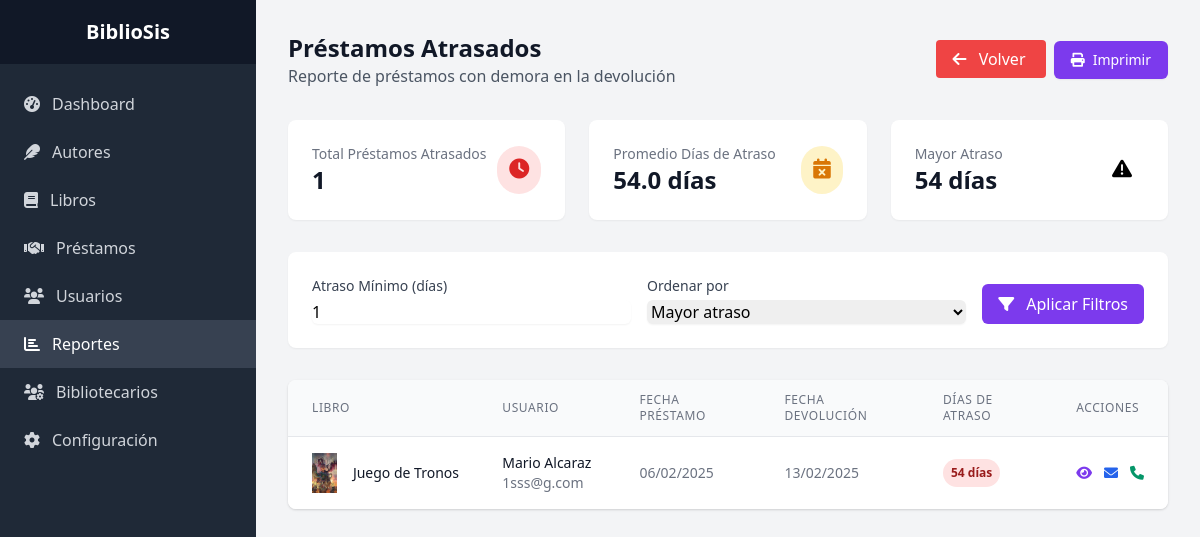
The app's page /admin/reportes/prestamos_atrasados.php (signed in), older data.
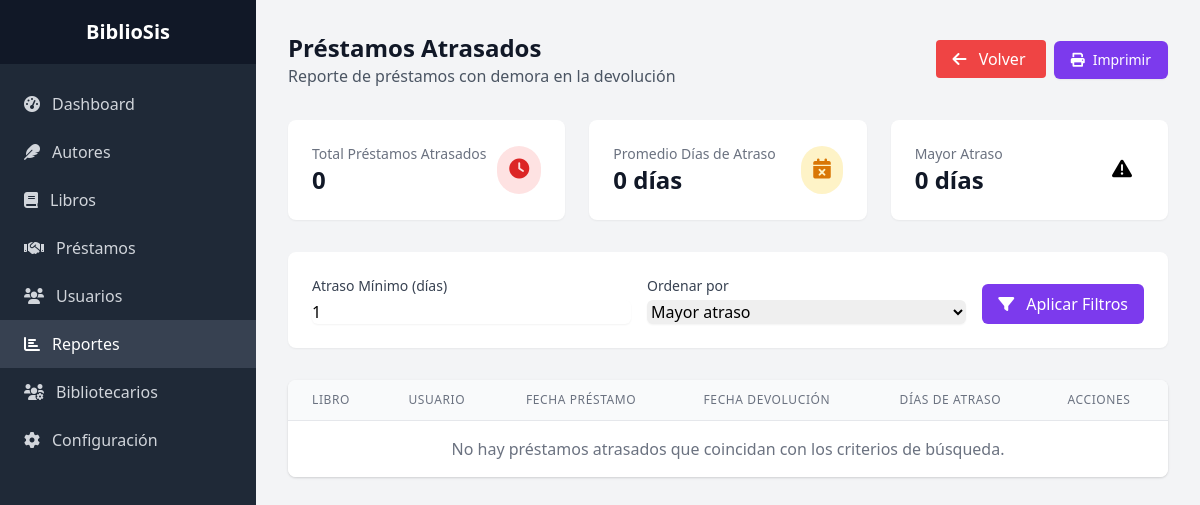
The same page, newer data.
### tables this page shows
CREATE TABLE `prestamos` (
  `id_prestamo` int(11) NOT NULL,
  `id_libro` int(11) DEFAULT NULL,
  `id_cliente` int(11) DEFAULT NULL,
  `id_usuario` int(11) DEFAULT NULL,
  `fecha_prestamo` timestamp NOT NULL DEFAULT current_timestamp(),
  `fecha_devolucion_esperada` date NOT NULL,
  `fecha_devolucion_real` date DEFAULT NULL,
  `estado` enum('Pendiente','Aprobado','Rechazado','Prestado','Devuelto','Atrasado') DEFAULT 'Pendiente',
  `observaciones` text DEFAULT NULL,
  `observaciones_devolucion` text DEFAULT NULL
);

CREATE TABLE `libros` (
  `id_libro` int(11) NOT NULL,
  `titulo` varchar(200) NOT NULL,
  `id_autor` int(11) DEFAULT NULL,
  `id_editorial` int(11) DEFAULT NULL,
  `id_genero` int(11) DEFAULT NULL,
  `id_categoria` int(11) DEFAULT NULL,
  `isbn` varchar(13) DEFAULT NULL,
  `año_publicacion` year(4) DEFAULT NULL,
  `cantidad_total` int(11) DEFAULT 1,
  `cantidad_disponible` int(11) DEFAULT 1,
  `imagen_portada` varchar(255) DEFAULT NULL,
  `sinopsis` text DEFAULT NULL,
  `estado` enum('Disponible','Prestado','No disponible') DEFAULT 'Disponible',
  `fecha_registro` timestamp NOT NULL DEFAULT current_timestamp()
);

CREATE TABLE `clientes` (
  `id_cliente` int(11) NOT NULL,
  `nombre` varchar(100) NOT NULL,
  `apellido` varchar(100) NOT NULL,
  `email` varchar(100) DEFAULT NULL,
  `telefono` varchar(20) DEFAULT NULL,
  `direccion` text DEFAULT NULL,
  `imagen_cliente` varchar(255) DEFAULT NULL,
  `fecha_registro` timestamp NOT NULL DEFAULT current_timestamp(),
  `estado` enum('Activo','Inactivo') DEFAULT 'Activo',
  `password` varchar(255) NOT NULL DEFAULT ''
);

### admin/reportes/prestamos_atrasados.php (the view, shortened to what the changed rows need)
<?php
require_once '../../config/config.php';
$orden = isset($_GET['orden']) ? cleanInput($_GET['orden']) : 'dias_atraso';
$atraso_minimo = isset($_GET['atraso_minimo']) ? (int)$_GET['atraso_minimo'] : 1;
try {
    $stmt = $pdo->query("
        SELECT
            COUNT(*) as total_atrasados,
            SUM(DATEDIFF(CURRENT_DATE, fecha_devolucion_esperada)) as dias_atraso_total,
            MAX(DATEDIFF(CURRENT_DATE, fecha_devolucion_esperada)) as max_dias_atraso
        FROM prestamos
        WHERE estado = 'Prestado'
        AND fecha_devolucion_esperada < CURRENT_DATE
    ");
    $estadisticas = $stmt->fetch();
    $sql = "
        SELECT p.*,
               l.titulo as libro_titulo,
               l.imagen_portada,
               CONCAT(c.nombre, ' ', c.apellido) as cliente_nombre,
               c.email as cliente_email,
               c.telefono as cliente_telefono,
               CONCAT(u.nombre, ' ', u.apellido) as bibliotecario_nombre,
               DATEDIFF(CURRENT_DATE, p.fecha_devolucion_esperada) as dias_atraso
        FROM prestamos p
        JOIN libros l ON p.id_libro = l.id_libro
        JOIN clientes c ON p.id_cliente = c.id_cliente
        LEFT JOIN usuarios u ON p.id_usuario = u.id_usuario
        WHERE p.estado = 'Prestado'
        AND p.fecha_devolucion_esperada < CURRENT_DATE
        AND DATEDIFF(CURRENT_DATE, p.fecha_devolucion_esperada) >= ?
    ";
    switch ($orden) {
        case 'dias_atraso':
            $sql .= " ORDER BY dias_atraso DESC";
            break;
    }
    $stmt = $pdo->prepare($sql);
    $stmt->execute([$atraso_minimo]);
    $prestamos = $stmt->fetchAll();
} catch(PDOException $e) {
    error_log($e->getMessage());
    $error = "Error al generar el reporte de préstamos atrasados.";
}
?>
<!DOCTYPE html>
<html lang="es">
<head>
    <link href="https://cdnjs.cloudflare.com/ajax/libs/tailwindcss/2.2.19/tailwind.min.css" rel="stylesheet">
    <link href="https://cdnjs.cloudflare.com/ajax/libs/font-awesome/6.0.0/css/all.min.css" rel="stylesheet">
</head>
<body class="bg-gray-100">
    <div class="flex">
        <div class="flex-1 p-8">
            <div class="max-w-7xl mx-auto">
                <div class="flex justify-between items-center mb-8">
                    <div>
                        <h1 class="text-2xl font-bold text-gray-900">Préstamos Atrasados</h1>
                    </div>
                </div>
                <div class="grid grid-cols-1 md:grid-cols-3 gap-6 mb-8">
                    <div class="bg-white p-6 rounded-lg shadow-sm">
                        <div class="flex justify-between items-center">
                            <div>
                                <p class="text-sm text-gray-500">Total Préstamos Atrasados</p>
                                <h3 class="text-2xl font-bold text-gray-900">
                                    <?php echo number_format($estadisticas['total_atrasados']); ?>
                                </h3>
                            </div>
                        </div>
                    </div>
                    <div class="bg-white p-6 rounded-lg shadow-sm">
                        <div class="flex justify-between items-center">
                            <div>
                                <p class="text-sm text-gray-500">Promedio Días de Atraso</p>
                                <h3 class="text-2xl font-bold text-gray-900">
                                    <?php
                                    echo $estadisticas['total_atrasados'] > 0
                                        ? number_format($estadisticas['dias_atraso_total'] / $estadisticas['total_atrasados'], 1)
                                        : '0';
                                    ?> días
                                </h3>
                            </div>
                        </div>
                    </div>
                    <div class="bg-white p-6 rounded-lg shadow-sm">
                        <div class="flex justify-between items-center">
                            <div>
                                <p class="text-sm text-gray-500">Mayor Atraso</p>
                                <h3 class="text-2xl font-bold text-gray-900">
                                    <?php echo $estadisticas['max_dias_atraso'] ?? '0'; ?> días
                                </h3>
                            </div>
                        </div>
                    </div>
                </div>
                <div class="bg-white rounded-lg shadow overflow-hidden">
                    <table class="min-w-full divide-y divide-gray-200">
                        <thead class="bg-gray-50">
                            <tr>
                                <th class="px-6 py-3 text-left text-xs font-medium text-gray-500 uppercase tracking-wider">
                                    Libro
                                </th>
                                <th class="px-6 py-3 text-left text-xs font-medium text-gray-500 uppercase tracking-wider">
                                    Usuario
                                </th>
                                <th class="px-6 py-3 text-left text-xs font-medium text-gray-500 uppercase tracking-wider">
                                    Fecha Préstamo
                                </th>
                                <th class="px-6 py-3 text-left text-xs font-medium text-gray-500 uppercase tracking-wider">
                                    Fecha Devolución
                                </th>
                                <th class="px-6 py-3 text-left text-xs font-medium text-gray-500 uppercase tracking-wider">
                                    Días de Atraso
                                </th>
                                <th class="px-6 py-3 text-left text-xs font-medium text-gray-500 uppercase tracking-wider">
                                    Acciones
                                </th>
                            </tr>
                        </thead>
                        <tbody class="bg-white divide-y divide-gray-200">
                            <?php if (empty($prestamos)): ?>
                                <tr>
                                    <td colspan="6" class="px-6 py-4 text-center text-gray-500">
                                        No hay préstamos atrasados que coincidan con los criterios de búsqueda.
                                    </td>
                                </tr>
                            <?php else: ?>
                                <?php foreach ($prestamos as $prestamo): ?>
                                <tr>
                                    <td class="px-6 py-4 whitespace-nowrap">
                                        <div class="flex items-center">
                                            <?php if ($prestamo['imagen_portada']): ?>
                                                <img class="h-10 w-8 object-cover"
                                                     src="../../<?php echo htmlspecialchars($prestamo['imagen_portada']); ?>"
                                                     alt="<?php echo htmlspecialchars($prestamo['libro_titulo']); ?>">
                                            <?php else: ?>
                                                <div class="h-10 w-8 bg-gray-200 flex items-center justify-center">
                                                    <i class="fas fa-book text-gray-400"></i>
                                                </div>
                                            <?php endif; ?>
                                            <div class="ml-4">
                                                <div class="text-sm font-medium text-gray-900">
                                                    <?php echo htmlspecialchars($prestamo['libro_titulo']); ?>
                                                </div>
                                            </div>
                                        </div>
                                    </td>
                                    <td class="px-6 py-4 whitespace-nowrap">
                                        <div class="text-sm text-gray-900">
                                            <?php echo htmlspecialchars($prestamo['cliente_nombre']); ?>
                                        </div>
                                        <div class="text-sm text-gray-500">
                                            <?php echo htmlspecialchars($prestamo['cliente_email']); ?>
                                        </div>
                                    </td>
                                    <td class="px-6 py-4 whitespace-nowrap text-sm text-gray-500">
                                        <?php echo date('d/m/Y', strtotime($prestamo['fecha_prestamo'])); ?>
                                    </td>
                                    <td class="px-6 py-4 whitespace-nowrap text-sm text-gray-500">
                                        <?php echo date('d/m/Y', strtotime($prestamo['fecha_devolucion_esperada'])); ?>
                                    </td>
                                    <td class="px-6 py-4 whitespace-nowrap">
                                        <span class="px-2 py-1 inline-flex text-xs leading-5 font-semibold rounded-full bg-red-100 text-red-800">
                                            <?php echo $prestamo['dias_atraso']; ?> días
                                        </span>
                                    </td>
                                    <td class="px-6 py-4 whitespace-nowrap text-sm font-medium">
                                        <div class="flex space-x-3">
                                            <a href="../prestamos/ver.php?id=<?php echo $prestamo['id_prestamo']; ?>"
                                               class="text-purple-600 hover:text-purple-900"
                                               title="Ver detalles">
                                                <i class="fas fa-eye"></i>
                                            </a>
                                            <a href="mailto:<?php echo htmlspecialchars($prestamo['cliente_email']); ?>"
                                               class="text-blue-600 hover:text-blue-900"
                                               title="Enviar recordatorio">
                                                <i class="fas fa-envelope"></i>
                                            </a>
                                            <a href="tel:<?php echo htmlspecialchars($prestamo['cliente_telefono']); ?>"
                                               class="text-green-600 hover:text-green-900"
                                               title="Llamar usuario">
                                                <i class="fas fa-phone"></i>
                                            </a>
                                        </div>
                                    </td>
                                </tr>
                                <?php endforeach; ?>
                            <?php endif; ?>
                        </tbody>
                    </table>
                </div>
            </div>
        </div>
    </div>
</body>
</html>

Row changes from the older to the newer data that the page shows:
no longer on this page (row edited): prestamos: id_libro.imagen_portada (picture), id_libro.titulo "Juego de Tronos", cliente_nombre "Mario Alcaraz", id_cliente.email "1sss@g.com", fecha_prestamo "06/02/2025", fecha_devolucion_esperada "13/02/2025", dias_atraso "54"
Text that changed along with them:
$estadisticas['total_atrasados']: "1" → "0"
$estadisticas['max_dias_atraso']: "54" → "0"
$estadisticas['dias_atraso_total'] / $estadisticas['total_atrasados']: "54.0" → (not shown)
text now shown: "0 No hay préstamos atrasados que coincidan con los criterios de búsqueda."
